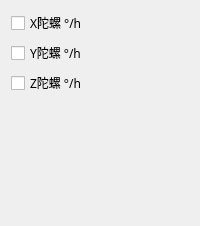
             <widget class="QWidget" name="page_6">
              <layout class="QGridLayout" name="gridLayout_25">
               <item row="2" column="0">
                <widget class="QCheckBox" name="checkBox_17">
                 <property name="font">
                  <font>
                   <family>微软雅黑</family>
                  </font>
                 </property>
                 <property name="text">
                  <string>Z陀螺 °/h</string>
                 </property>
                </widget>
               </item>
               <item row="1" column="0">
                <widget class="QCheckBox" name="checkBox_18">
                 <property name="font">
                  <font>
                   <family>微软雅黑</family>
                  </font>
                 </property>
                 <property name="text">
                  <string>Y陀螺 °/h</string>
                 </property>
                </widget>
               </item>
               <item row="0" column="0">
                <widget class="QCheckBox" name="checkBox_19">
                 <property name="font">
                  <font>
                   <family>微软雅黑</family>
                  </font>
                 </property>
                 <property name="text">
                  <string>X陀螺 °/h</string>
                 </property>
                </widget>
               </item>
               <item row="3" column="0">
                <spacer name="verticalSpacer_7">
                 <property name="orientation">
                  <enum>Qt::Vertical</enum>
                 </property>
                 <property name="sizeHint" stdset="0">
                  <size>
                   <width>20</width>
                   <height>120</height>
                  </size>
                 </property>
                </spacer>
               </item>
              </layout>
             </widget>
